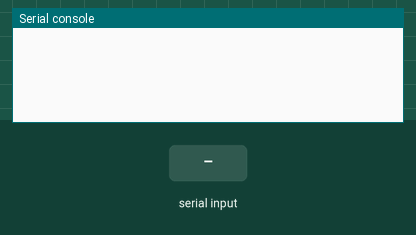
Simulated run of this program. Board: CircuitPython board. Shown: the last lines printed to the serial console. Inputs (shaded band) come from the test bench.

Above: at 1.2 s.
1.3 s: "1" typed at the serial console, then Enter
At 2.6 s:
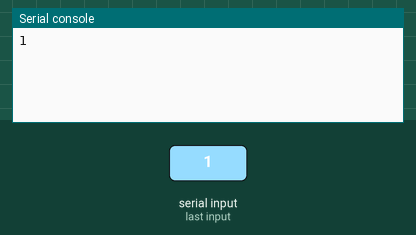
3.5 s: "1\n" received over the second serial link
At 4.9 s:
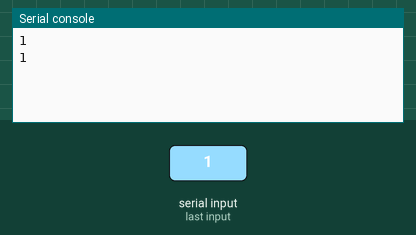
5.0 s: "0" typed at the serial console, then Enter
At 6.3 s:
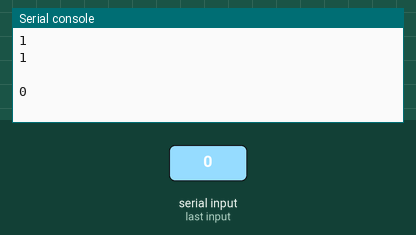
6.5 s: "2\n" received over the second serial link
At 8.0 s:
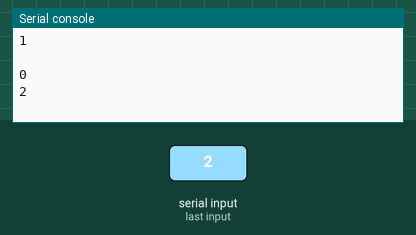
Timing chart, 0 to 9.0 s (numbered marks = the images above; inputs shaded):
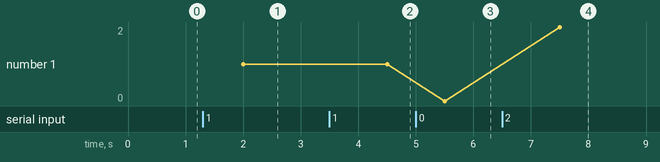

Measured:
- after the input at 1.3 s, the serial console: prints a new line after 0.70 s (image 1)
- after the input at 3.5 s, the serial console: prints a new line after 1.0 s (image 2)
- after the input at 5.0 s, the serial console: prints a new line after 0.50 s (image 3)
- after the input at 6.5 s, the serial console: prints a new line after 1.0 s (image 4)
- plotted number 1: 1 → 0 after the input at 5.0 s, 0 → 2 after the input at 6.5 s

The program:

LORA.py
```python
import board
import busio
import digitalio
import time
import supervisor

# Set UART Pin to the pin where Grove Lora E5 is connected
uart = busio.UART(board.TX, board.RX, baudrate=9600)
get_input = True
message_started = False
message_print = []
allstring = ""
printshow = False

while True:
    if supervisor.runtime.serial_bytes_available:
        allstring=""
        # wait for user input
        userinput = input().strip() #input command
        # convert to byte
        b = bytes(userinput, 'utf-8')
        # write out the byte
        uart.write(b)
        continue
    byte_read = uart.readline()# read one line
    if byte_read != None:
        allstring += byte_read.decode()
        printshow = True
    else:
        if printshow == True:
            if allstring != "":
                print(allstring)
            allstring=""
            printshow ==False
```
